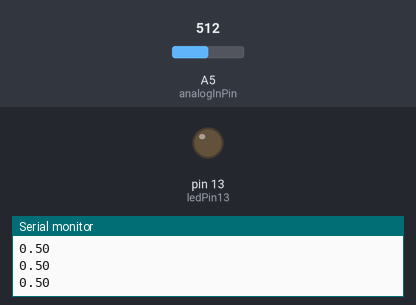
Simulated run of this sketch. Board: Arduino Uno, built with avr-gcc and run on an emulated ATmega328P. Shown: output pins drawn as LEDs (lit = HIGH), the last lines printed to the serial monitor. Inputs (shaded band) come from the test bench; at power-on: A5 (analogInPin) = 512.

Above: at 1.2 s.
1.3 s: A5 (analogInPin) set to 804
2.8 s: A5 (analogInPin) set to 829
At 3.8 s:
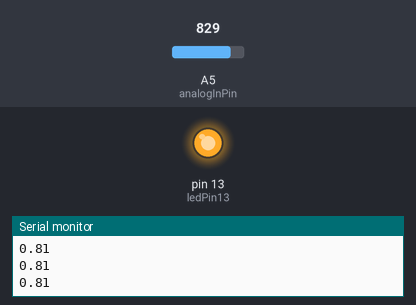
4.3 s: A5 (analogInPin) set to 716
At 5.2 s:
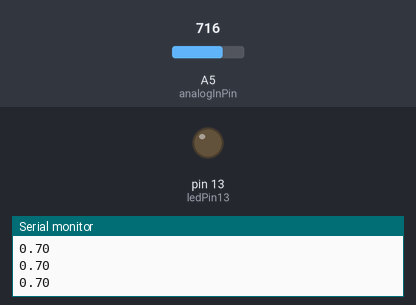
5.8 s: A5 (analogInPin) set to 900
At 6.6 s:
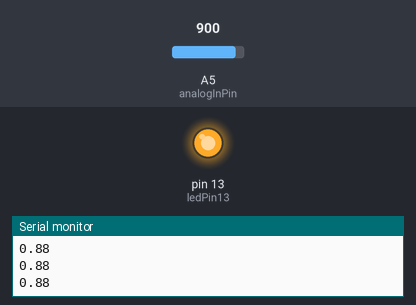
Timing chart, 0 to 8.3 s (numbered marks = the images above; inputs shaded):
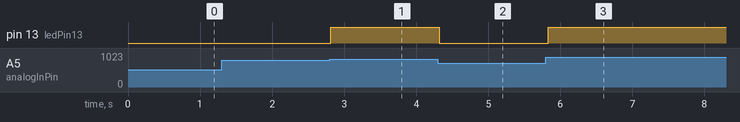

The sketch:

ResistorCapacitorSwitch.ino
```cpp
const int ledPin13 = 13;
float outputValue = 0.0;
const int analogInPin = A5;
int sensorValue = 0;

void setup() {

 pinMode(ledPin13, OUTPUT);
 Serial.begin(9600);

}
void loop(){

  sensorValue = analogRead(analogInPin);
  outputValue = sensorValue/1023.0;
  Serial.println(outputValue);
  if (outputValue >= 0.8) {

    digitalWrite(ledPin13, HIGH);
  }
  else{

    digitalWrite(ledPin13, LOW);
  }
  delay(100);
}
```

Measured:
- the behaviour switches between 818 and 819 on A5 (analogInPin) (found by bisection; images 0 and 1)
- after the input at 2.8 s, pin 13 (ledPin13): LOW → HIGH at once
- after the input at 4.3 s, pin 13 (ledPin13): HIGH → LOW at once
- after the input at 5.8 s, pin 13 (ledPin13): LOW → HIGH at once
